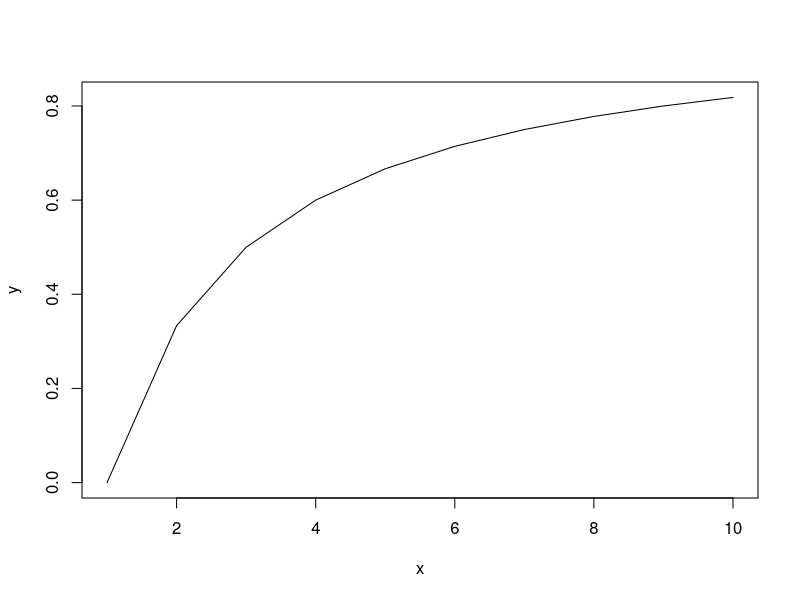

Recreate this plot in R. (Note: this script raises an error after producing the figure.)
### 9.1.0.0.1 excercise ###

## x%%y signifies the remainder when x is divided by y
## x%/%y signifies the integer division when x is divided by y

### 9.1.1.0.1 excercise ###
x <- c(1,2,3,4)
y <- c(1,2,3,4,5,6)
x+y
## The vectors add in a way that the longer end of the vector corresponds to the beginning of the shorter vector

### 9.1.2.0.1 excercise ###
x <- seq(1,13,4)
x <- seq(1,5,0.2)

### 9.1.2.0.2 Exercise ###
3:1
seq(12,1)
##The sequence goes in descending order

### 9.1.3.0.1 Excercise ###
z <- c(1,3,5,7,9,11)
v <- z[seq(1,5,2)]; v
## This translates to the 1st, 3rd, and 5th elements of z: 1, 5, and 9.

### 9.1.3.0.2 Exercise ###
v <- z[c(2,1,3)]; v

### 9.1.3.0.3 Exercise ###
z[9] <- 11; z
## a 9th element is added with the specified value, but the interceding elements are also added as empty (NA)

### 9.1.3.0.4 ###
x <- 1:10
y <- (x-1)/(x+1)
plot(x,y, type = "l")

### 9.1.3.0.5 ###
## x rounded to 2.0

### 9.1.3.0.6 ###
sum(1+0.5^(1:10))
sum(1+0.5^(1:10))-1/(1-0.5)
sum(1+0.5^(1:50))-1/(1-0.5)
##as n increases, 1+r^n approaches the limit 1/(1-r) for r = 0.5

### 9.1.5.0.1 ###
##the dataframe "light" would be replaced with a subset and therefore we would not be able to extract which rmaxes were below 50 subsequently

### 9.1.5.0.2 ###
x<- runif(20)
lowx <- x[x<mean(x)]

### 9.1.5.0.3 ###
which(x < mean(x))

### 9.1.5.0.4 ###
x[1+2*(0:n)]
x[seq(,10,2)]

### 9.2.1.0.1 ###
X <- matrix(c(1,2,1,2,1,2,1,2),nrow=2,ncol=4)

### 9.2.1.0.2 ###
matrix(rnorm(35,1,2),nrow=5,ncol=7)

### 9.2.2.0.1 ###
C <- cbind(1:3,4:6,5:7); C
D <- rbind(1:3,4:6); D

rbind(C,D)
cbind(C,C)
cbind(C,D)
##cbind(C,D) does not work because the number of rows in C does not match that of D

### 9.3.0.0.1 ###
x <- seq(1,27)
dim(x) <- c(3,9)
is.array(x)
is.matrix(x)
x
##the vector transforms into an array, which arranges in a matrix.

### 11.0.0.0.1 ###
Y <- X


